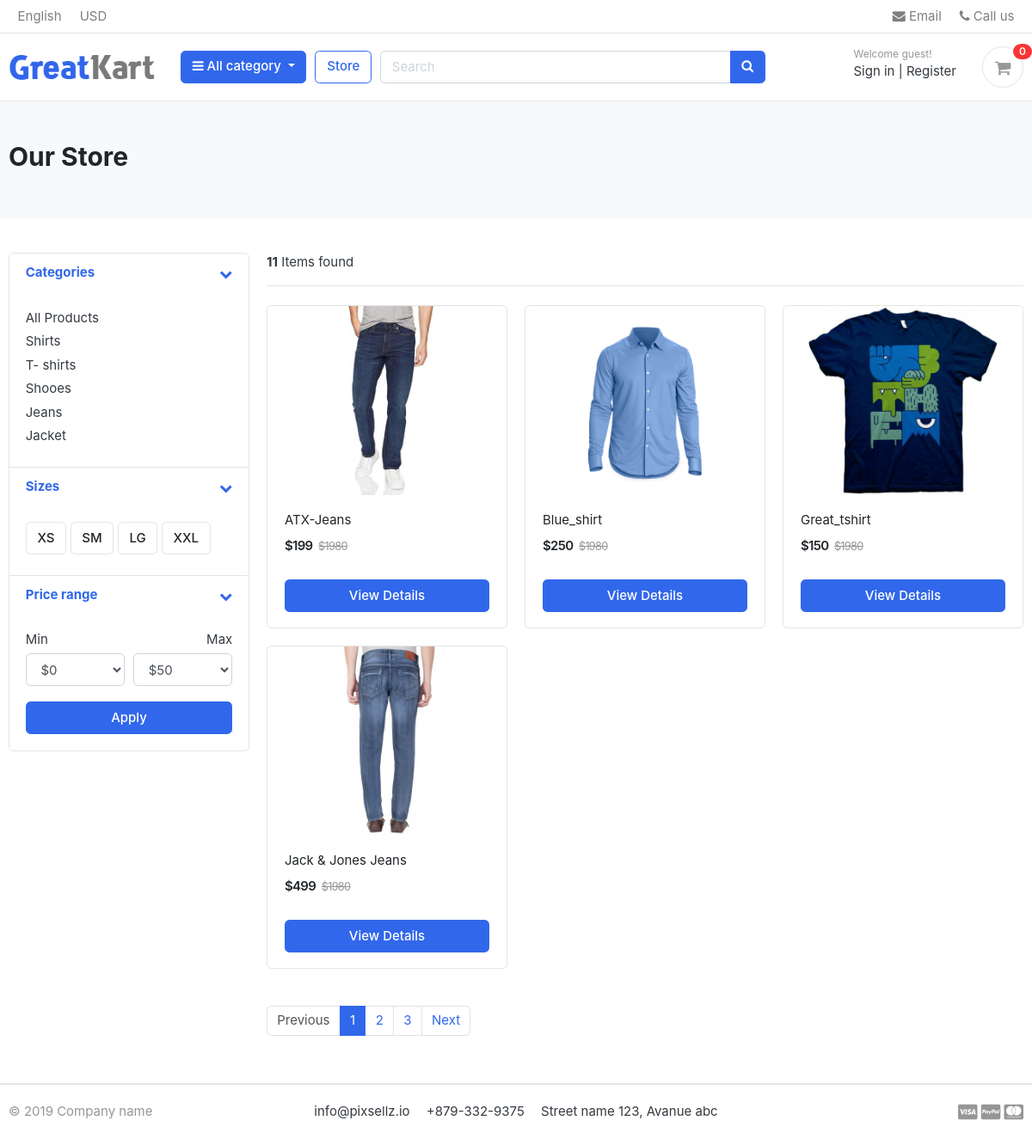
/store/, run on the app's committed database.
### category/models.py (models this page shows, shortened)
class Category(models.Model):
   category_name = models.CharField(max_length=50,unique=True)
   slug = models.SlugField(max_length=100, unique=True)
   description = models.TextField(max_length=200,blank=True)
   category_image = models.ImageField(upload_to='photos/categories',blank=True)
   class Meta:
      verbose_name = 'category'
      verbose_name_plural = 'categories'
   def get_url(self):
      return reverse('products_by_category',args=[self.slug])

### store/models.py (models this page shows, shortened)
class Product(models.Model):
    product_name  = models.CharField(max_length = 200,unique=True)
    slug          = models.SlugField(max_length = 250, unique = True)
    description   = models.TextField(max_length = 500, blank = True)
    price         = models.IntegerField()
    images        = models.ImageField(upload_to='photos/products')
    stock         = models.IntegerField()
    is_available  = models.BooleanField(default = True)
    category      = models.ForeignKey(Category, on_delete = models.CASCADE)
    created_date  = models.DateTimeField(auto_now_add = True)
    modified_date = models.DateTimeField(auto_now =True)
    def get_url(self): #url for product detail
        return reverse('product_detail',args=[self.category.slug,self.slug])

### store/views.py (the view)
# urls.py: path('store/',include('store.urls')),
def store(request,category_slug=None): #sote page
    categories = None
    products = None
    if category_slug != None:
        categories = get_object_or_404(Category,slug=category_slug)
        products = Product.objects.filter(category = categories, is_available=True)
        paginator = Paginator(products,1) #paginator will help to manage the proudcts per page
        page = request.GET.get('page')#page url this will help to search
        paged_product = paginator.get_page(page)
        products_count = products.count()
    else:
        products = Product.objects.all().order_by('id')
        paginator = Paginator(products,4)
        page = request.GET.get('page')#page url this will help to search
        paged_product = paginator.get_page(page)
        products_count = products.count()
    context = {
      'products':paged_product,#after using paginator
      'products_count' : products_count,
   }
    return render(request,'store/store.html',context)

### carts/context_processors.py (called while the page is built)
def counter(request):
    cart_count=0
    if 'admin' in request.path:
        return {}
    else:
        try:
            cart = Cart.objects.filter(cart_id=_cart_id(request))
            if request.user.is_authenticated:
                cart_items = CartItem.objects.all().filter(user=request.user)
            else:
                cart_items = CartItem.objects.all().filter(cart = cart[:1])
            for cart_item in cart_items:
                cart_count += cart_item.quantity
        except Cart.DoesNotExist:
            cart_count=0
    return dict(cart_count=cart_count)

### carts/views.py (called while the page is built)
def _cart_id(request): # private function to create a new cart_id
    cart = request.session.session_key
    if not cart:
        cart = request.session.create()
    return cart

### category/context_processors.py (called while the page is built)
def menu_links(request):  #this function will fetch all the categoris from database
    links = Category.objects.all()
    return dict(links=links)

### cart/templates/store/store.html (shortened to what this page needs)
{% extends "cart/base.html" %} {%load static%} {% block content %}
<section class="section-pagetop bg">
	<div class="container">
		{% if 'search' in request.path %}
		<h2 class="title-page">Search Result</h2>
		{% else %}
		<h2 class="title-page">Our Store</h2>
		{% endif %}
	</div>
</section>
<section class="section-content padding-y">
	<div class="container">
		<div class="row">
			<aside class="col-md-3">
				<div class="card">
					<article class="filter-group">
						<header class="card-header">
							<a
								href="#"
								data-toggle="collapse"
								data-target="#collapse_1"
								aria-expanded="true"
								class=""
							>
								<i class="icon-control fa fa-chevron-down"></i>
								<h6 class="title">Categories</h6>
							</a>
						</header>
						<div class="filter-content collapse show" id="collapse_1" style="">
							<div class="card-body">
								<ul class="list-menu">
									<li><a href="{% url 'store' %}">All Products</a></li>
									{% for category in links %}
									<li>
										<a href="{{category.get_url}}"
											>{{category.category_name}}</a
										>
									</li>
									{% endfor %}
								</ul>
							</div>
						</div>
					</article>
					<article class="filter-group">
						<header class="card-header">
							<a
								href="#"
								data-toggle="collapse"
								data-target="#collapse_4"
								aria-expanded="true"
								class=""
							>
								<i class="icon-control fa fa-chevron-down"></i>
								<h6 class="title">Sizes</h6>
							</a>
						</header>
						<div class="filter-content collapse show" id="collapse_4" style="">
							<div class="card-body">
								<label class="checkbox-btn">
									<span class="btn btn-light"> XS </span>
								</label>
								<label class="checkbox-btn">
									<span class="btn btn-light"> SM </span>
								</label>
								<label class="checkbox-btn">
									<span class="btn btn-light"> LG </span>
								</label>
								<label class="checkbox-btn">
									<span class="btn btn-light"> XXL </span>
								</label>
							</div>
						</div>
					</article>
					<article class="filter-group">
						<header class="card-header">
							<a
								href="#"
								data-toggle="collapse"
								data-target="#collapse_3"
								aria-expanded="true"
								class=""
							>
								<i class="icon-control fa fa-chevron-down"></i>
								<h6 class="title">Price range</h6>
							</a>
						</header>
						<div class="filter-content collapse show" id="collapse_3" style="">
							<div class="card-body">
								<div class="form-row">
									<div class="form-group col-md-6">
										<label>Min</label>
										<select class="mr-2 form-control">
											<option value="0">$0</option>
										</select>
									</div>
									<div class="form-group text-right col-md-6">
										<label>Max</label>
										<select class="mr-2 form-control">
											<option value="50">$50</option>
										</select>
									</div>
								</div>
								<button class="btn btn-block btn-primary">Apply</button>
							</div>
						</div>
					</article>
				</div>
			</aside>
			<main class="col-md-9">
				<header class="border-bottom mb-4 pb-3">
					<div class="form-inline">
						<span class="mr-md-auto"
							><b>{{products_count}}</b> Items found
						</span>
					</div>
				</header>
				<div class="row">
					{% if products %} {% for product in products %}
					<div class="col-md-4">
						<figure class="card card-product-grid">
							<div class="img-wrap">
								<a href="{{product.get_url}}"
									><img src="{{product.images.url}}"
								/></a>
							</div>
							<figcaption class="info-wrap">
								<div class="fix-height">
									<a href="{{product.get_url}}" class="title"
										>{{product.product_name}}</a
									>
									<div class="price-wrap mt-2">
										<span class="price">${{product.price}}</span>
										<del class="price-old">$1980</del>
									</div>
								</div>
								<a href="{{product.get_url}}" class="btn btn-block btn-primary"
									>View Details
								</a>
							</figcaption>
						</figure>
					</div>
					{% endfor %} {% else %}
					<div>
						<h2>No result found. Please try again.</h2>
					</div>
					{% endif %}
				</div>
				<nav class="mt-4" aria-label="Page navigation sample">
					{% if products.has_other_pages %}
						 <ul class="pagination">
							  {% if products.has_previous %}
									<li class="page-item">
										 <a class="page-link" href="?page={{products.previous_page_number}}">Previous</a>
									</li>
							  {% else %}
									<li class="page-item disabled">
										 <a class="page-link" href="#">Previous</a>
									</li>
							  {% endif %}
							  {% for i in products.paginator.page_range %}
									{% if products.number == i %}
										 <li class="page-item active">
											  <a class="page-link" href="#">{{i}}</a>
										 </li>
									{% else %}
										 <li class="page-item">
											  <a class="page-link" href="?page={{i}}">{{i}}</a>
										 </li>
									{% endif %}
							  {% endfor %}
							  {% if products.has_next %}
									<li class="page-item">
										 <a class="page-link" href="?page={{products.next_page_number}}">Next</a>
									</li>
							  {% else %}
									<li class="page-item disabled">
										 <a class="page-link" href="#">Next</a>
									</li>
							  {% endif %}
						 </ul>
					{% endif %}
			  </nav>
			</main>
		</div>
	</div>
</section>
{% endblock %}

### cart/static/cart/css/ui.css (style rules this page uses)
html { font-family: "Inter", sans-serif; font-size: 15px; }
.img-wrap { text-align: center; display: block; }
.img-wrap img { max-width: 100%; }
.price-wrap { letter-spacing: -0.7px; }
.padding-y { padding-top: 40px; padding-bottom: 40px; }
figure { margin-bottom: 0; }
article:after, .form-group:after { display: block; clear: both; content: ""; }
.bg { background-color: #f8f9fa; }
.title-page { color: #212529; }
.btn-light { background-color: #fff; border-color: #e4e4e4; }
[class*=list-] li:after { visibility: hidden; display: block; content: ""; overflow: hidden; height: 0; clear: both; }
.list-menu { list-style: none; margin: 0; padding-left: 0; }
.list-menu li { margin-bottom: 5px; }
.list-menu a { color: #343a40; }
[class*=card-product] a.title { color: #212529; display: block; }
[class*=card-product] .img-wrap { overflow: hidden; position: relative; }
[class*=card-product] .img-wrap img { height: 100%; max-width: 100%; width: auto; display: inline-block; -o-object-fit: cover; object-fit: cover; }
.card-product-grid { margin-bottom: 20px; }
.card-product-grid .img-wrap { border-radius: 0.2rem 0.2rem 0 0; height: 220px; }
.card-product-grid .info-wrap { overflow: hidden; padding: 18px 20px; }
.card-product-grid .fix-height { height: 80px; overflow: hidden; }
.card .img-wrap { overflow: hidden; }
.price { font-weight: 600; color: #212529; }
.price-old { color: #969696; margin-left: 3px; font-size: 85%; }
.icon-control { margin-top: 5px; float: right; font-size: 80%; }
.card-header .title { margin-bottom: 0; line-height: 1.5; }
.filter-group { border-bottom: 1px solid #e4e4e4; }
.filter-group .card-header { border-bottom: 0; }
.filter-group:last-child { border-bottom: 0; }
.checkbox-btn { position: relative; }
.section-pagetop { padding: 45px 0; }

### data on the page
Category: category_name "Shirts"
Category: category_name "T- shirts"
Category: category_name "Shooes"
Category: category_name "Jeans"
Category: category_name "Jacket"
Product: images (picture), product_name "ATX-Jeans", price "199"
Product: images (picture), product_name "Blue_shirt", price "250"
Product: images (picture), product_name "Great_tshirt", price "150"
Product: images (picture), product_name "Jack & Jones Jeans", price "499"

### other printed values
{{ cart_count }} "0"
{{ products_count }} "11"
{{ i }} "1"
{{ i }} "2" "3"
